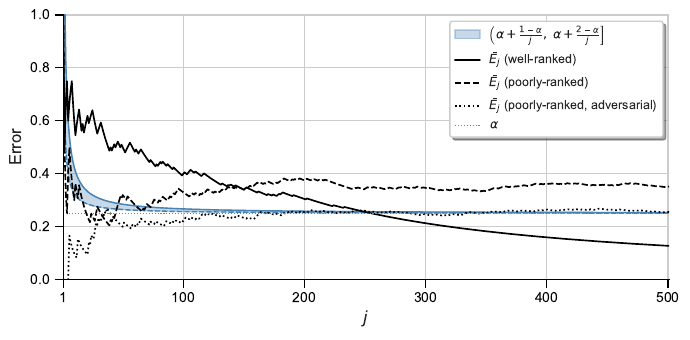

Recreate this plot in Python.
import numpy as np
import matplotlib.pyplot as plt
import seaborn as sns

# --- Parameters ---
alpha = 0.25
n = 500
seed = 42

# --- Simulation ---
rng = np.random.default_rng(seed)
j = np.arange(1, n + 2)  # j = 1, ..., n+1
mid = (n + 1) / 2

# P(E_i = 1) decays linearly from 2*alpha to 0 at midpoint, then 0
p = np.maximum(0, 2 * alpha * (1 - (j - 1) / mid))
E = rng.binomial(1, p)
Ebar = np.cumsum(E) / j

# Poorly-ranked: constant error rate 0.35 > alpha
E_poor = rng.binomial(1, 0.35, size=len(j))
Ebar_poor = np.cumsum(E_poor) / j

# Poorly-ranked, adversarial: error rate exactly alpha
E_adv = rng.binomial(1, alpha, size=len(j))
Ebar_adv = np.cumsum(E_adv) / j

# Interval bounds
lower = alpha + (1 - alpha) / j
upper = alpha + (2 - alpha) / j

# --- Plot ---
sns.set_style("whitegrid", {"xtick.bottom": True, "ytick.left": True})
fig, ax = plt.subplots(figsize=(7, 3.5))

ax.fill_between(j, lower, upper, color="steelblue", alpha=0.3, label=r"$\left(\alpha + \frac{1-\alpha}{j},\; \alpha + \frac{2-\alpha}{j}\right]$")
ax.plot(j, upper, color="steelblue", linewidth=1)
ax.plot(j, lower, color="steelblue", linewidth=1, linestyle="--")
ax.plot(j, Ebar, color="black", linewidth=1.2, label=r"$\bar{E}_j$ (well-ranked)")
ax.plot(j, Ebar_poor, color="black", linewidth=1.2, linestyle="--", label=r"$\bar{E}_j$ (poorly-ranked)")
ax.plot(j, Ebar_adv, color="black", linewidth=1.2, linestyle=":", label=r"$\bar{E}_j$ (poorly-ranked, adversarial)")
ax.axhline(alpha, color="gray", linestyle=":", linewidth=0.8, label=r"$\alpha$")

ax.set_xlabel(r"$j$", fontsize=12)
ax.set_ylabel("Error", fontsize=12)
ax.set_ylim(0, 1)
ax.set_xlim(1, n + 1)
ax.set_xticks([1, 100, 200, 300, 400, 500])
ax.legend(frameon=True, fontsize=9, shadow=True)
sns.despine(ax=ax, top=True, right=True)
ax.spines["left"].set_color("black")
ax.spines["left"].set_linewidth(0.8)
ax.spines["bottom"].set_color("black")
ax.spines["bottom"].set_linewidth(0.8)
ax.yaxis.set_ticks_position("left")
ax.xaxis.set_ticks_position("bottom")
ax.tick_params(axis="both", which="major", direction="out", length=6, width=0.8, color="black", labelcolor="black")
ax.tick_params(axis="both", which="minor", direction="out", length=3, width=0.6, color="black")
fig.tight_layout()
fig.savefig("./shrinking_interval.pdf", bbox_inches="tight")
plt.close()